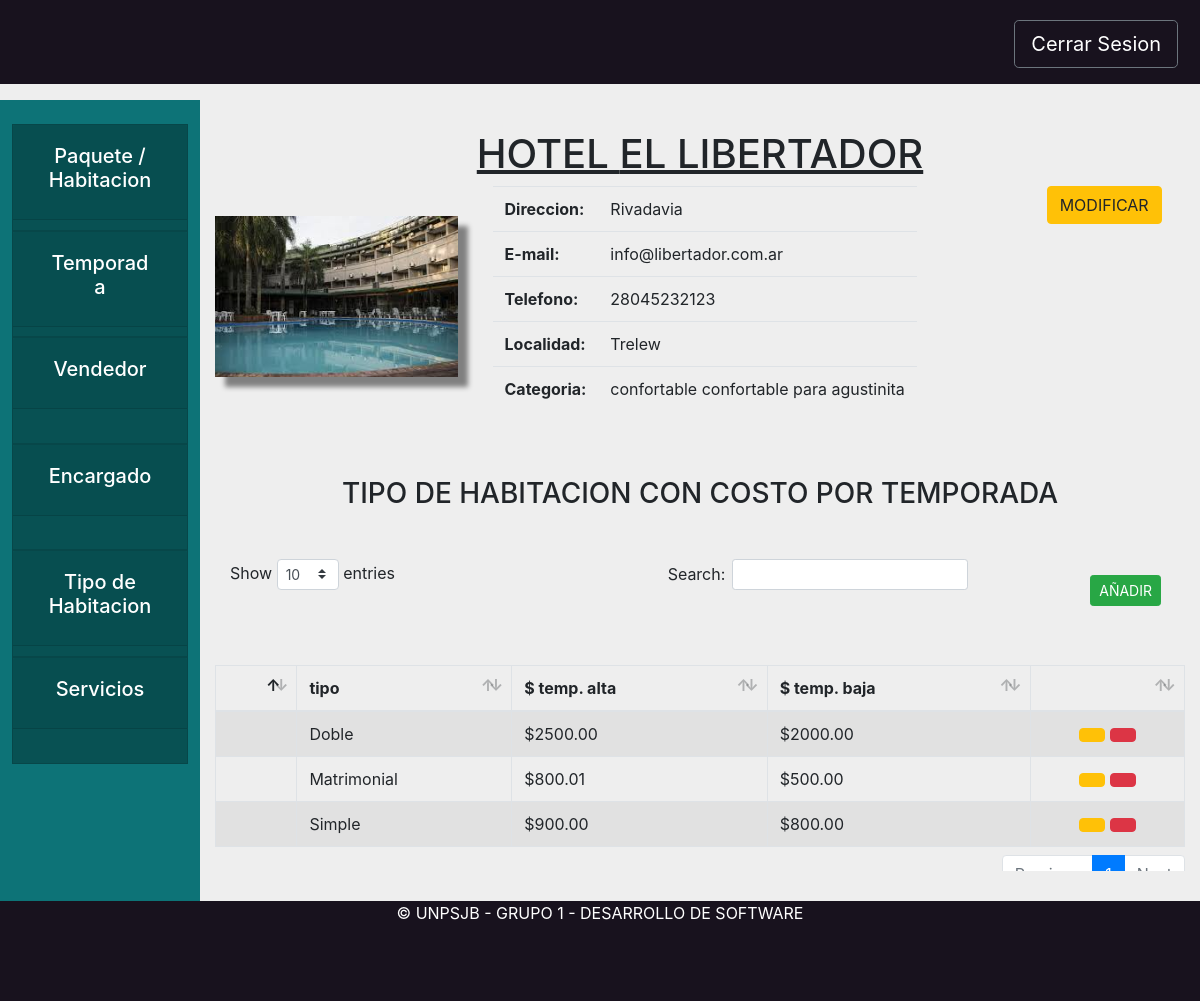
Screenshot of /hotel/tipoHabitacionHotel/1 with the database file from the repository.
### hotel/models.py (models this page shows, shortened)
class Hotel(models.Model):
    objects = HotelManager.from_queryset(HotelQuerySet)()
    nombre = models.CharField(max_length=200)
    direccion = models.CharField(max_length=800)
    email = models.EmailField(max_length=200)
    telefono = models.CharField(max_length=200)
    localidad = models.ForeignKey(Localidad, on_delete=models.CASCADE)
    encargado= models.ForeignKey(Encargado, on_delete=models.CASCADE, null=True)
    categoria = models.ForeignKey(Categoria, on_delete=models.CASCADE)
    servicios = models.ManyToManyField(Servicio)
    tipos = models.ManyToManyField(TipoHabitacion, through='PrecioPorTipo', through_fields=('hotel', 'tipo'))
    vendedores = models.ManyToManyField(Vendedor)#, related_name="hoteles")
    def tengo_tipos(self):
        return self.tipos.count()>0
    def es_hospedaje(self):
        return self.categoria.estrellas in [Categoria.ESTRELLA_A, Categoria.ESTRELLA_B, Categoria.ESTRELLA_C]

class PrecioPorTipo(models.Model):
    hotel = models.ForeignKey(Hotel, on_delete=models.CASCADE, related_name='tarifario')
    tipo = models.ForeignKey(TipoHabitacion, on_delete=models.CASCADE, related_name='hoteles')
    baja = models.DecimalField(decimal_places=2, max_digits=10, blank=True, null=True)
    alta = models.DecimalField(decimal_places=2, max_digits=10, blank=True, null=True)

### core/models.py (models this page shows, shortened)
class Localidad(models.Model):
    objects = LocalidadManager.from_queryset(LocalidadQuerySet)()
    nombre = models.CharField(max_length=200)
    provincia = models.ForeignKey(Provincia, on_delete=models.CASCADE)
    def __str__(self):
        return self.nombre

class Categoria(models.Model):
    ESTRELLA_A = 0
    ESTRELLA_B = 1
    ESTRELLA_C = 2
    ESTRELLA_1 = 3
    ESTRELLA_2 = 4
    ESTRELLA_3 = 5
    ESTRELLA_4 = 6
    ESTRELLA_5 = 7
    ESTRELLAS = (
        (ESTRELLA_A, "A"),
        (ESTRELLA_B, "B"),
        (ESTRELLA_C, "C"),
        (ESTRELLA_1, "Tourist"),
        (ESTRELLA_2, "Standard"),
        (ESTRELLA_3, "Comfort"),
        (ESTRELLA_4, "First Class"),
        (ESTRELLA_5, "Luxury"),
    )
    estrellas = models.PositiveSmallIntegerField(choices=ESTRELLAS)
    nombre = models.CharField(max_length=200)
    servicios = models.ManyToManyField(Servicio)
    def __str__(self):
        return self.nombre

class TipoHabitacion(models.Model):
    nombre = models.CharField(max_length=200)
    descripcion = models.CharField(max_length=800)
    pasajeros = models.PositiveSmallIntegerField()
    cuartos = models.PositiveSmallIntegerField(default = 0)
    def __str__(self):
        return self.nombre

### hotel/views.py (the view)
# urls.py: path('tipoHabitacionHotel/<hotel>', hviews.vistaTipoHabitacionHotel, name="tipoHabitacionHotel"),
def vistaTipoHabitacionHotel(request,hotel):
    hotelInstancia =get_object_or_404(Hotel, pk=hotel)
    tarifas_hotel=hotelInstancia.tarifario.all()
    return render(request, "hotel/tipoHabitacion_Hotel_Admin.html",{"hotel":hotelInstancia, "tarifas":tarifas_hotel })

### hotel/templates/hotel/tipoHabitacion_Hotel_Admin.html (shortened to what this page needs)
{% extends "hotel/vistaHotelAdmin.html" %}
{% load static %}
{% block datosVista %}
<div class="formularioHotel" id="vistaTipoHabitaciones">
    <center>
        <h3 class="mb-5" style="margin-top:5vh;">TIPO DE HABITACION CON COSTO POR TEMPORADA</h3>
    </center>
    <table id="example1" class="table table-striped table-bordered tablaListaHabitacion">
        <button type="button" class="btn btn-success mt-3 mr-4 float-right btn-sm" data-toggle="modal"
        data-target="#crearTipoHabitacion" onclick="abrir_modal('{% url 'hotel:modalCrearTipoHabitacion' hotel.pk %}','#crearTipoHabitacion');">
            AÑADIR</button>
        <thead>
            <tr>
                <th></th>
                <th>tipo</th>
                <th>$ temp. alta</th>
                <th>$ temp. baja</th>
                <th></th>
            </tr>
        </thead>
        <tbody>
            {% for item in tarifas %}
            <tr>
                <td></td>
                <td>{{item.tipo}}</td>
                <td>${{item.alta}}</td>
                <td>${{item.baja}}</td>
                <td>
                    <center>
                        <button type="button" class="btn btn-warning" data-toggle="modal" data-target="#modificarTipoHabitacion" onclick="abrir_modal('{% url 'hotel:modalModificarTipoHabitacion' hotel.pk item.pk %}','#modificarTipoHabitacion');">
                        </button>
                        <button type="button" class="btn btn-danger" data-toggle="modal" data-target="#eliminarTipoHabitacion" onclick="abrir_modal('{% url 'hotel:modalEliminarTipoHabitacion' hotel.pk item.pk %}','#eliminarTipoHabitacion');">
                        </button>
                    </center>
                </td>
            </tr>
            {% endfor %}
        </tbody>
    </table>
</div>
{% endblock datosVista %}

### hotel/templates/hotel/vistaHotelAdmin.html (shortened to what this page needs)
{% extends 'base/base.html'%}
{% load static %}
{% block extra_css %}
<link rel="stylesheet" href="{% static '/css/vistaHotel.css' %}">
{% endblock extra_css %}
{% block tarjeta1 %}
<div class="card rounded-0">
    <div class="card-header" id="headingOne">
        <button onclick="location.href='{% url 'hotel:vistaHotel' hotel.pk %}'"
            class="btn btn-link btn-block text-white">
            <center>
                <h5> Paquete / Habitacion</h5>
            </center>
        </button>
    </div>
</div>
{% endblock tarjeta1 %}
{% block tarjeta2 %}
<div class="card rounded-0">
    <div class="card-header" id="headingOne">
        <button onclick="location.href='{% url 'hotel:temporadaHotel' hotel.pk %}'"
            class="btn btn-link btn-block text-white">
            <center>
                <h5> Temporada </h5>
            </center>
        </button>
    </div>
</div>
{% endblock tarjeta2 %}
{% block tarjeta3 %}
<div class="card rounded-0">
    <div class="card-header" id="headingOne">
        <button onclick="location.href='{% url 'hotel:vendedoresHotel' hotel.pk %}'"
            class="btn btn-link btn-block text-white">
            <center>
                <h5>Vendedor </h5>
            </center>
        </button>
    </div>
</div>
{% endblock tarjeta3 %}
{% block tarjeta4 %}
<div class="card rounded-0">
    <div class="card-header" id="headingOne">
        <button class="btn btn-link btn-block text-white">
            <center>
                <h5>Encargado </h5>
            </center>
        </button>
    </div>
</div>
{% endblock tarjeta4 %}
{% block tarjeta5 %}
<div class="card rounded-0">
    <div class="card-header" id="headingOne">
        <button onclick="location.href='{% url 'hotel:tipoHabitacionHotel' hotel.pk %}'"
            class="btn btn-link btn-block text-white">
            <center>
                <h5>Tipo de Habitacion </h5>
            </center>
        </button>
    </div>
</div>
{% endblock tarjeta5 %}
{% block tarjeta6 %}
<div class="card rounded-0">
    <div class="card-header" id="headingOne">
        <button onclick="location.href='{% url 'hotel:serviciosHotel' hotel.pk %}'" class="btn btn-link btn-block text-white">
            <center>
                <h5> Servicios</h5>
            </center>
        </button>
    </div>
</div>
{% endblock tarjeta6 %}
{% block content %}
<div class="titulo">
    <h1>
        <center> <u> {%if hotel.es_hospedaje%} HOSPEDAJE {%else%} HOTEL {% endif %} {{hotel.nombre.upper}}</u> </center>
    </h1>
</div>
<div class="datosHotel">
    <div class="container">
        <div class="row">
            <div class="col-sm-3 lugarImagen">
                <img class="imagen" src="{% static '/media/hoteles/1.jpg' %}">
            </div>
            <div class="col-sm-7">
                <center>
                    <table class="table table-responsive tablaDatos">
                        <tr>
                            <th>Direccion:</th>
                            <td>{{hotel.direccion}}</td>
                        </tr>
                        <tr>
                            <th>E-mail:</th>
                            <td>{{hotel.email}}</td>
                        </tr>
                        <tr>
                            <th>Telefono:</th>
                            <td>{{hotel.telefono}}</td>
                        </tr>
                        <tr>
                            <th>Localidad:</th>
                            <td>{{hotel.localidad}}</td>
                        </tr>
                        <tr>
                            <th>Categoria:</th>
                            <td>{{hotel.categoria}}</td>
                        </tr>
                    </table>
                </center>
            </div>
            <div class="col-sm-2">
                <center>
                    <button type="button" class="btn btn-warning" data-toggle="modal" data-target="#modificarHotel"
                        onclick="abrir_modal('{% url 'hotel:modalModificarHotel' hotel.pk %}','#modificarHotel');">
                        MODIFICAR</button>
                </center>
            </div>
        </div>
    </div>
</div>
{% block datosVista %}{% endblock datosVista %}
    {% endblock content %}

### static/css/styleBase.css (style rules this page uses)
.card { background-color: #085153; height: 11%; }
.bodyComplete { background-color: #eeeeee; width: 100%; height: 100%; }

### static/css/vistaHotel.css (style rules this page uses)
.titulo { margin-top: 3vh; }
.lugarImagen { padding: 3vh 0 0 0; margin-left: 0 ; }
.imagen { box-shadow: 1vh 1vh 0.5vh grey; width: 100%; height: auto; }
.tablaDatos { margin-left: 2vh; }

### rows the page displays
Hotel: nombre "EL LIBERTADOR", direccion "Rivadavia", email "info@libertador.com.ar", telefono "28045232123", localidad "Trelew", categoria "confortable confortable para agustinita"
PrecioPorTipo: tipo "Doble", alta "2500.00", baja "2000.00"
PrecioPorTipo: tipo "Matrimonial", alta "800.01", baja "500.00"
PrecioPorTipo: tipo "Simple", alta "900.00", baja "800.00"
